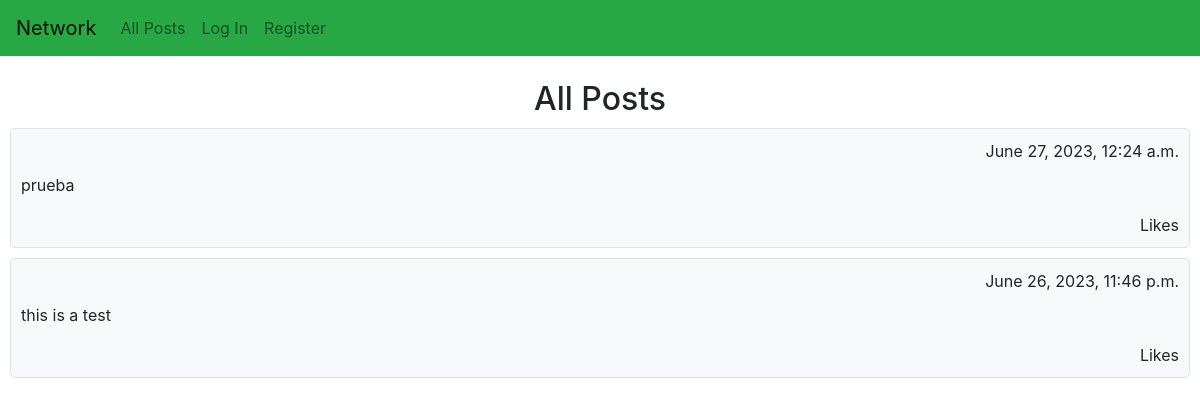
Before: / with the older database file.
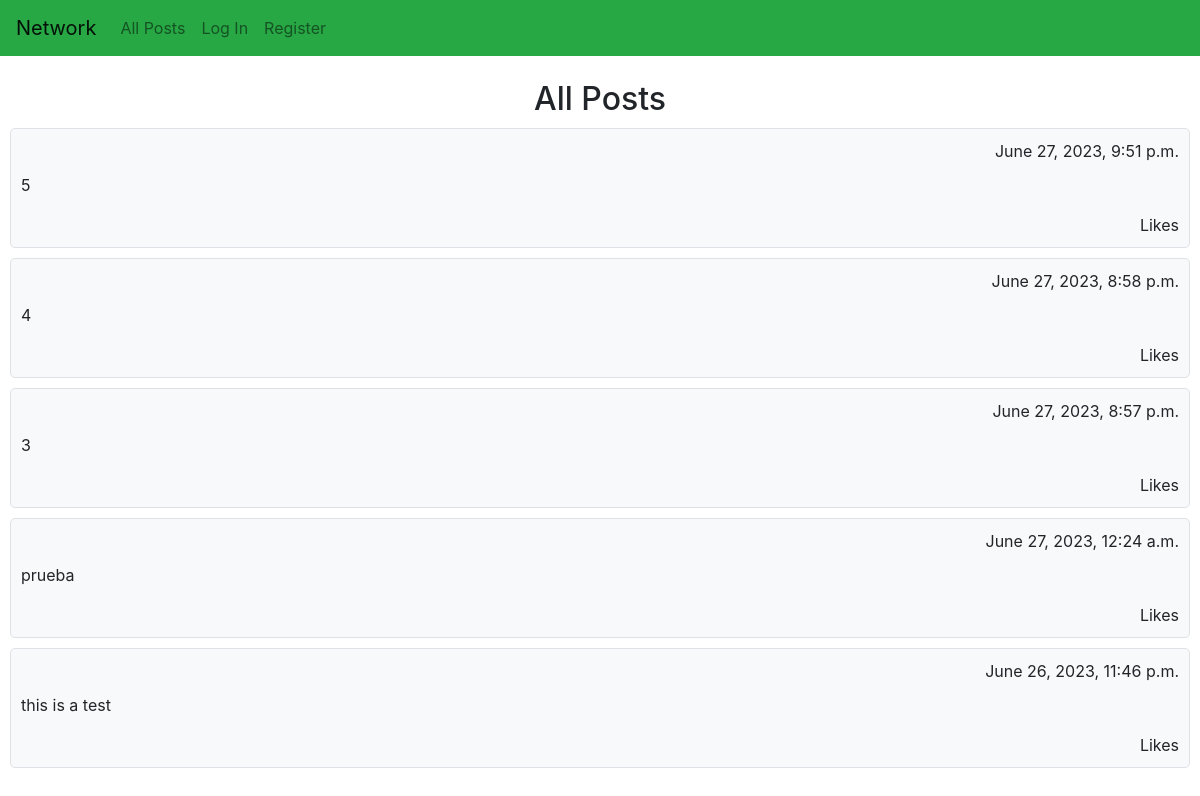
After: the same page with the newer database file.
### network/models.py (models this page shows, shortened)
class Post(models.Model):
    user = models.ForeignKey(User, on_delete=models.CASCADE, related_name="posts")
    content = models.TextField(blank=True)
    timestamp = models.DateTimeField(auto_now_add=True)
    likes = models.ManyToManyField(User, related_name="liked_posts", blank=True)

### network/views.py (the view)
# urls.py: path("", views.index, name="index"),
def index(request):
    posts = Post.objects.all().order_by("-timestamp").values()
    return render(request, "network/index.html", {
        "posts": posts
    })

### network/templates/network/index.html (shortened to what this page needs)
{% extends "network/layout.html" %}
{% block body %}
<br>
<h2>All Posts</h2>
{% for post in posts %}
    <div class="post">
        <div class="post-header">
            <span class="float-right">{{ post.timestamp }}</span>
        </div>
        <div class="post-body">
            <p>{{ post.content }}</p>
        </div>
        <div class="post-footer">
            <span>{{ post.likes.count }} Likes</span>
        </div>
    </div>
{% endfor %}
{% endblock %}

### network/templates/network/layout.html (shortened to what this page needs)
{% load static %}
<!DOCTYPE html>
<html lang="en">
    <head>
        <link rel="stylesheet" href="https://stackpath.bootstrapcdn.com/bootstrap/4.4.1/css/bootstrap.min.css">
        <link href="{% static 'network/styles.css' %}" rel="stylesheet">
    </head>
    <body>
        <nav class="navbar navbar-expand-lg navbar-light bg-success">
            <a class="navbar-brand" href="#">Network</a>
            <div>
              <ul class="navbar-nav mr-auto">
                <li class="nav-item">
                  <a class="nav-link" href="{% url 'index' %}">All Posts</a>
                </li>
                {% if user.is_authenticated %}
                    <li class="nav-item">
                        <a class="nav-link" href="#">Following</a>
                    </li>
                    <li class="nav-item">
                        <a class="nav-link" href="{% url 'logout' %}">Log Out</a>
                    </li>
                {% else %}
                    <li class="nav-item">
                        <a class="nav-link" href="{% url 'login' %}">Log In</a>
                    </li>
                    <li class="nav-item">
                        <a class="nav-link" href="{% url 'register' %}">Register</a>
                    </li>
                {% endif %}
              </ul>
            </div>
          </nav>
        <div class="body">
            {% block body %}
            {% endblock %}
        </div>
    </body>
</html>

### network/static/network/styles.css (style rules this page uses)
h2 { margin: auto; text-align: center; }
.post { background-color: #f8f9fa; border: 1px solid #dee2e6; border-radius: 5px; padding: 10px; margin: 10px; }
.post-header { display: flex; justify-content: space-between; align-items: center; }
.post-body { margin: 10px 0; }
.post-footer { text-align: right; }

Changed rows visible on the page:
added Post: timestamp "June 27, 2023, 9:51 p.m.", content "5"
added Post: timestamp "June 27, 2023, 8:58 p.m.", content "4"
added Post: timestamp "June 27, 2023, 8:57 p.m.", content "3"
